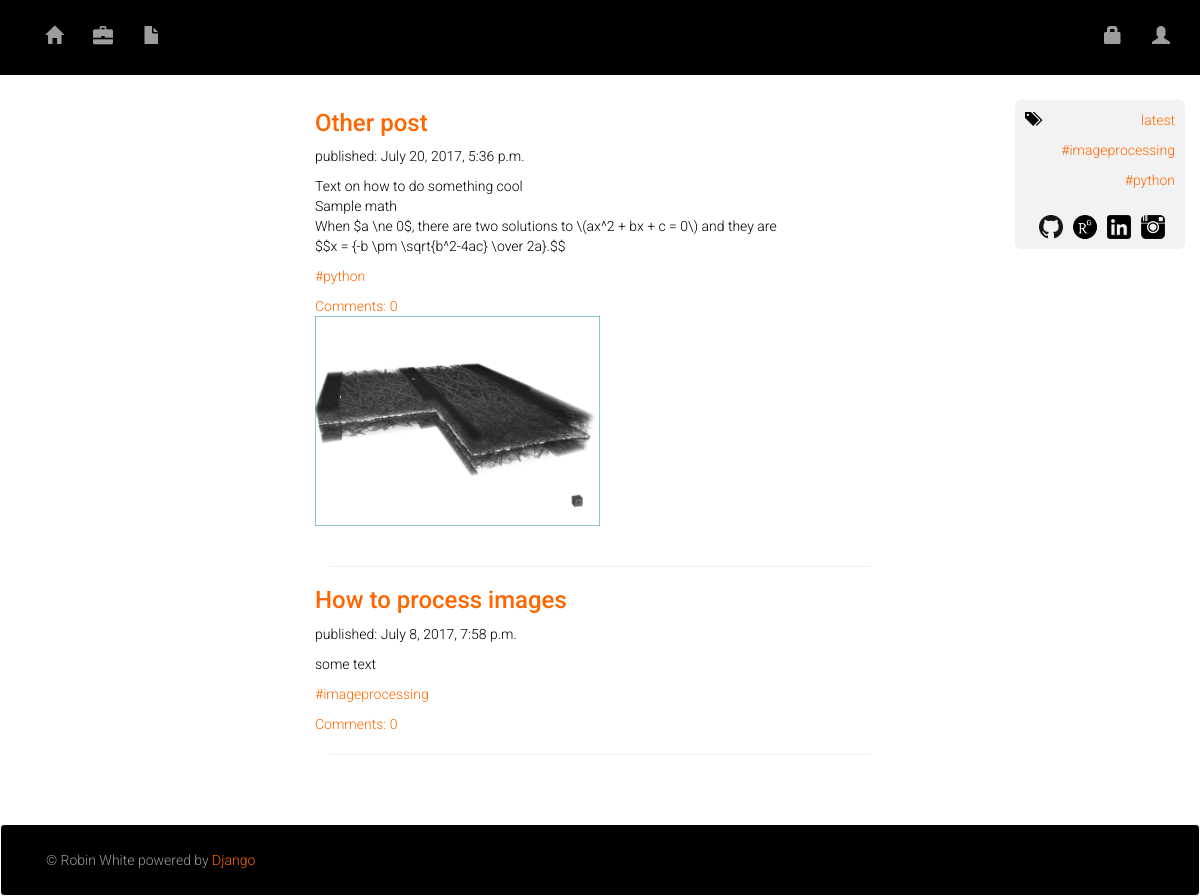
The page /blog/ on the database as committed earlier.
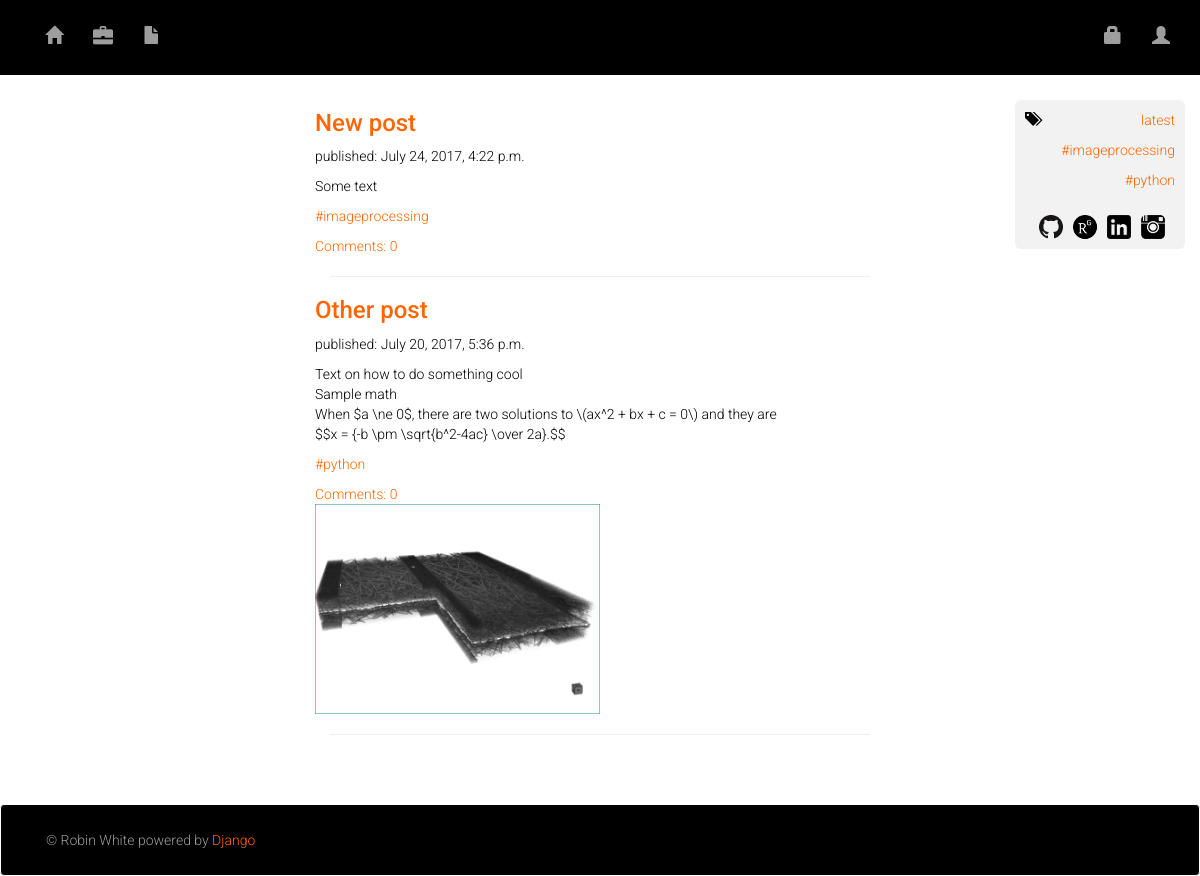
The same page on the database as committed later.
### blog/models.py (models this page shows, shortened)
class Post(models.Model):
    author = models.ForeignKey('auth.User')
    title = models.CharField(max_length=200)
    category = models.ForeignKey(Category, verbose_name="Category")
    text = models.TextField(null=True, blank=True)
    sourcecode = models.TextField(null=True, blank=True)
    image = models.ImageField(upload_to=upload_location, null=True, blank=True, width_field='width_field', height_field='height_field')
    height_field = models.IntegerField(default=0, null=True, blank=True)
    width_field = models.IntegerField(default=0, null=True, blank=True)
    created_date = models.DateTimeField(default=timezone.now)
    published_date = models.DateTimeField(blank=True, null=True)

class Category(models.Model):
    created_at = models.DateTimeField(auto_now_add=True, verbose_name="Created at")
    updated_at = models.DateTimeField(auto_now=True, verbose_name="Updated at")
    title = models.CharField(default="old", null=True, blank=True, max_length=255, verbose_name="Title")
    class Meta:
        verbose_name = "Category"
        verbose_name_plural = "Categories"
        ordering = ['title']

### blog/views.py (the view)
# urls.py: url(r'^blog/$', views.post_list, name='post_list'),
def post_list(request):
    posts = Post.objects.filter(published_date__lte=timezone.now()).order_by('-published_date')
    categories = Category.objects.all()
    latest_post = Post.objects.filter(published_date__lte=timezone.now()).order_by('-published_date')[0]
    return render(request, 'blog/post_list.html', {'posts': posts, 'categories': categories, 'latest_post': latest_post})

### blog/templates/blog/post_list.html (shortened to what this page needs)
<!DOCTYPE html>
{% extends 'blog/base.html' %}
{% block content %}
<div class="container-fluid">
    <div class="row">
      <div class="col-md-6 col-md-offset-3">
          <div class ="post">
          {% for post in posts %}
              <a href="{% url 'post_detail' pk=post.pk %}"><h3>{{ post.title }}</h3></a>
              <p>published: {{ post.published_date }}</p>
              <div class ="mybloglist">
                <p>{{ post.text|safe|linebreaksbr }}</p>
              </div>
              <a href="{% url 'category_detail' pk=post.category.pk %}"><p>#{{ post.category.title }}</p></a>
              <a href="{% url 'post_detail' pk=post.pk %}">Comments: {{ post.comments.count }}</a>
            {% if post.image %}
              <img src='{{ post.image.url }}' class='img-responsive' height="50%" width="50%"/>
            {% endif %}
        <div class="col-xs-12 line"><hr></div>
        {% endfor %}
        </div></div>
        <div class="col-sm-2 col-sm-offset-1">
              <div class="sidebar">
                <div class = "icon"><span class="glyphicon glyphicon-tags"></span></div>
            <a href="{% url 'post_detail' pk=latest_post.pk %}"><p>latest</p></a>
            {% for category in categories %}
                <a href="{% url 'category_detail' pk=category.pk %}"><p>#{{ category.title }}</p></a>
            {% endfor %}
            <div class="media">
               <a href="https://www.instagram.com/robintwhite/?ref=badge" class="icons" target="_blank"><img src="/static/Images/instagram24.png" alt="Instagram"></a>
               <a href="https://ca.linkedin.com/pub/robin-white/59/257/188" class="icons" target="_blank"><img src="/static/Images/linkedin24.png" alt="LinkedIn"></a>
               <a href="https://www.researchgate.net/profile/Robin_White10" class="icons" target="_blank"><img src = "/static/Images/researchgateblack24_24.png" alt="ResearchGate"></a>
               <a href="https://github.com/robintwhite" class="icons" target="_blank"><img src = "/static/Images/GitHub-Mark-24px.png" alt="Github"></a>
             </div>
           </div>
        </div>
  </div>
</div>
{% endblock %}

Rows that differ between the two databases and show on the page:
removed Post: title "How to process images", published_date "July 8, 2017, 7:58 p.m.", text "some text", category "imageprocessing", comments.count "0"
added Post: title "New post", published_date "July 24, 2017, 4:22 p.m.", text "Some text", category "imageprocessing", comments.count "0"
